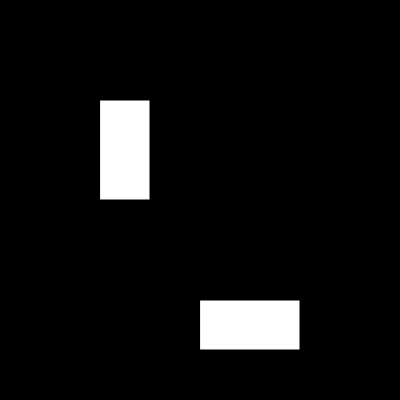
Frame 1 (no input)
Frame 60 (no input): identical to frame 1, image omitted
Frame 120 (the mouse pressed at the canvas centre since frame 60): identical to frame 1, image omitted

The p5.js sketch that drew this single still picture (run headless with seeded random() and noise() and a simulated clock; from frame 60 on, the mouse is pressed at the canvas centre):

// p5.js sketch
// ── sketch.js
var mybox,mybox5;

function setup() 
{
  createCanvas(400, 400);
  mybox=new Box(100,100,50,100);
  mybox5=new Box(200,300,100,50);
}

function draw() 
{
  background("black");
  mybox.show();
  mybox5.show();
}


// ── box.js
class Box
{
    constructor(x,y,w,h)//200,300,100,50
    {
        //mybox5.x=200;
        //mybox5.y=300;
        //mybox5.w=100;
        //mybox5.h=50;
        this.x=x;
        this.y=y;
        this.w=w;
        this.h=h;
    }
    show()
    {
        rect(this.x,this.y,this.w,this.h);
        //rect(200,300,100,50);
    }
}
